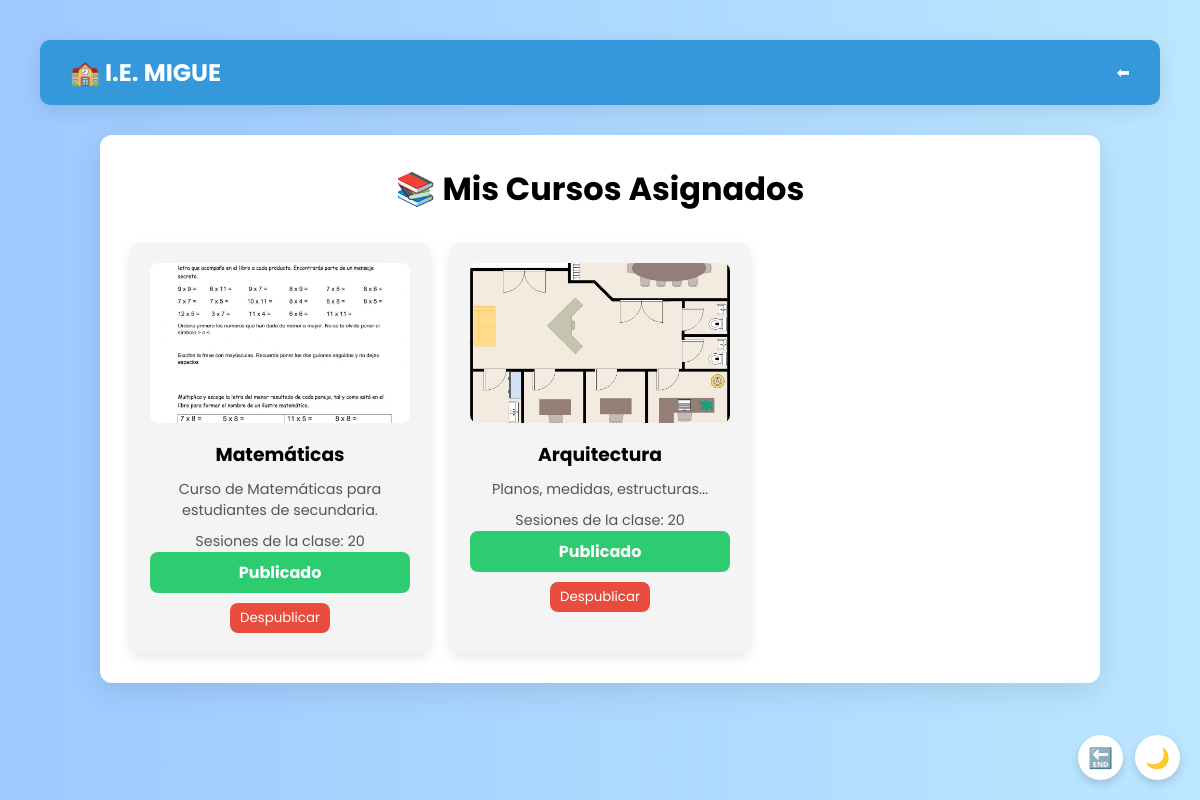
/curso-docente/ (signed in), run on the app's committed database.
### usuarios/models.py (models this page shows, shortened)
class CursoDocente(models.Model):
    curso = models.ForeignKey(Curso, on_delete=models.CASCADE)
    docente = models.ForeignKey(User, on_delete=models.CASCADE)
    publicado = models.BooleanField(default=False)
    class Meta:
        unique_together = ('curso', 'docente')

class Curso(models.Model):
    nombre = models.CharField(max_length=100)
    descripcion = models.TextField()
    activo = models.BooleanField(default=True)
    total_unidades = models.PositiveIntegerField(default=3)  # Número de unidades de curso
    unidades_completadas = models.PositiveIntegerField(default=0)  # Unidades completadas por docentes
    imagen = models.ImageField(upload_to='cursos/', null=True, blank=True)  # Campo de imagen
    total_sesiones = models.PositiveIntegerField(default=20)  # Sesiones de clase, por defecto 20

### usuarios/views.py (the view)
# urls.py: path('curso-docente/', views.curso_docente, name='curso_docente'),
@login_required
def curso_docente(request):
    cursos_asignados = CursoDocente.objects.filter(docente=request.user).select_related('curso')
    return render(request, 'usuarios/curso_docente.html', {'cursos': cursos_asignados})

### usuarios/templates/usuarios/curso_docente.html (shortened to what this page needs)
{% load static %}
{% block content %}
<!DOCTYPE html>
<html lang="es">
<head>
</head>
<body>
  <div class="floating-buttons">
    <form method="POST" action="{% url 'logout' %}">
      <button class="icon-button" title="Cerrar sesión">🔚</button>
    </form>
    <button class="icon-button" onclick="toggleDarkMode()" id="darkToggle" title="Modo oscuro/claro">🌙</button>
  </div>
  <nav class="navbar">
    <div class="logo">🏫 I.E. MIGUE</div>
    <ul class="nav-links">
      <li><a href="{% url 'panel_docentes' %}">⬅</a></li>
    </ul>
  </nav>
  <div class="container">
    <h2>📚 Mis Cursos Asignados</h2>
    <div class="curso-grid">
      {% for curso_docente in cursos %}
        <div class="curso-card">
          {% if curso_docente.curso.imagen %}
            <img src="{{ curso_docente.curso.imagen.url }}" alt="Imagen del curso">
          {% endif %}
          <h3>{{ curso_docente.curso.nombre }}</h3>
          <p class="curso-info">{{ curso_docente.curso.descripcion }}</p>
          <div class="curso-info">
            Sesiones de la clase: {{ curso_docente.curso.total_sesiones }}
          </div>
          {% if curso_docente.publicado %}
            <div class="publicado">Publicado</div>
            <form method="post" action="{% url 'despublicar_curso' curso_docente.curso.id %}">
              <button type="submit" class="eliminar-btn">Despublicar</button>
            </form>
          {% else %}
            <form method="post" action="{% url 'eliminar_curso_docente' curso_docente.curso.id %}">
              {% csrf_token %}
              <button type="submit" class="eliminar-btn">Eliminar</button>
            </form>
            <a href="{% url 'publicar_curso' curso_docente.curso.id %}" class="agregar-btn">Publicar</a>
          {% endif %}
        </div>
      {% empty %}
        <p>No has agregado ningún curso aún.</p>
      {% endfor %}
    </div>
  </div>
</body>
</html>
{% endblock %}

### usuarios/templates/usuarios/curso_docente.html (style rules this page uses)
* { margin: 0; padding: 0; box-sizing: border-box; font-family: 'Poppins', sans-serif; }
body { background: linear-gradient(to right, #9dc9ff, #bce6ff); min-height: 100vh; padding: 40px; transition: background 0.4s; }
h1, h2 { text-align: center; margin-bottom: 20px; font-size: 2rem; }
.navbar { display: flex; justify-content: space-between; align-items: center; background-color: #3498db; padding: 15px 30px; border-radius: 10px; margin-bottom: 30px; box-shadow: 0 6px 20px rgba(0,0,0,0.1); }
.navbar .logo { color: white; font-size: 1.5rem; font-weight: bold; }
.navbar .nav-links { list-style: none; display: flex; gap: 20px; }
.navbar .nav-links li a { color: white; text-decoration: none; font-weight: 500; transition: color 0.3s ease; }
.container { max-width: 1000px; margin: 0 auto; background-color: white; padding: 30px; border-radius: 12px; box-shadow: 0 8px 30px rgba(0,0,0,0.1); animation: fadeIn 0.6s ease; }
.floating-buttons { position: fixed; bottom: 20px; right: 20px; display: flex; gap: 12px; z-index: 999; }
.icon-button { background: white; border: none; border-radius: 50%; width: 45px; height: 45px; box-shadow: 0 4px 8px rgba(0,0,0,0.15); font-size: 20px; display: flex; align-items: center; justify-content: center; cursor: pointer; text-decoration: none; color: black; transition: all 0.3s ease; }
.curso-grid { display: grid; grid-template-columns: repeat(auto-fill, minmax(250px, 1fr)); gap: 20px; margin-top: 30px; }
.curso-card { background-color: #f4f4f4; padding: 20px; border-radius: 12px; box-shadow: 0 4px 12px rgba(0, 0, 0, 0.1); text-align: center; transition: transform 0.3s ease; }
.curso-card img { width: 100%; height: 160px; object-fit: cover; border-radius: 8px; margin-bottom: 10px; }
.curso-info { margin-top: 10px; font-size: 0.9rem; color: #555; }
.eliminar-btn { margin-top: 10px; padding: 5px 10px; background-color: #e74c3c; color: white; border: none; border-radius: 8px; cursor: pointer; }
.publicado { background-color: #2ecc71; color: white; padding: 8px 16px; border-radius: 8px; font-weight: bold; }

### data on the page
CursoDocente: curso.imagen (picture), curso.nombre "Matemáticas", curso.descripcion "Curso de Matemáticas para estudiantes de secundaria.", curso.total_sesiones "20", publicado "Publicado"
CursoDocente: curso.imagen (picture), curso.nombre "Arquitectura", curso.descripcion "Planos, medidas, estructuras...", curso.total_sesiones "20", publicado "Publicado"
